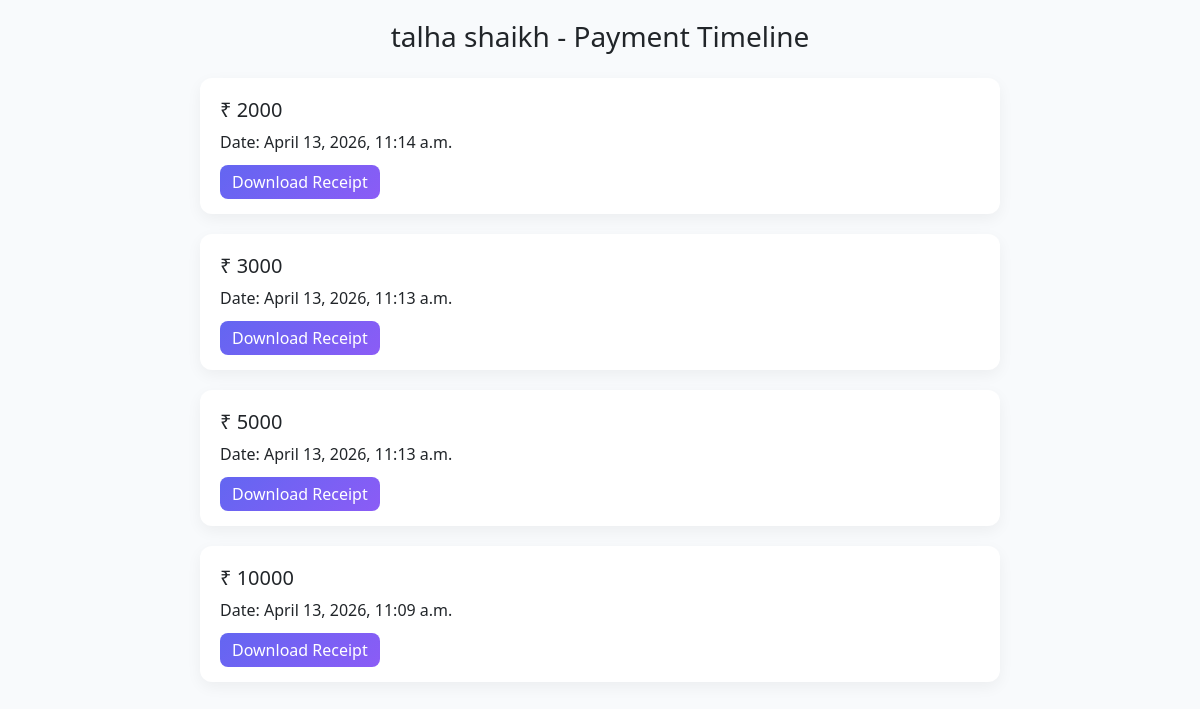
The app's page /payment-history/1/ with its own data.
### appname/models.py (models this page shows, shortened)
class Student(models.Model):
    FNAME = models.CharField(max_length=50)
    LNAME = models.CharField(max_length=50)
    BIRTHDAY = models.DateField(null=True, blank=True)
    GENDER = models.CharField(max_length=10, blank=True)
    EMAIL = models.EmailField(unique=False)
    PHONE = models.CharField(max_length=10, blank=True)
    ADDRESS = models.CharField(max_length=200, blank=True)
    CITY = models.CharField(max_length=50, blank=True)
    COLLEGENAME = models.CharField(max_length=100, blank=True)
    QUALIFICATION = models.CharField(max_length=50, blank=True, null=True)
    BRANCH = models.CharField(max_length=50, blank=True)
    PASSING_YEAR = models.CharField(max_length=10, blank=True)
    TECHNOLOGY = models.CharField(max_length=50, blank=True)
    STATUS_CHOICES = [
        ('visiting', 'visiting'),
        ('adjoining', 'Adjoining'),
        ('pending', 'Pending'),
        ('rejected', 'Rejected'),
    ]
    status = models.CharField(
        max_length=20,
        choices=STATUS_CHOICES,
        default='visiting'
    )
    visiting_at = models.DateTimeField(auto_now_add=True)
    joining_at = models.DateTimeField(null=True, blank=True)
    COURSE_CHOICES = [
        ('python', 'Python'),
        ('django', 'Django'),
        ('fullstack', 'Full Stack'),
    ]
    course = models.CharField(
        max_length=50,
        choices=COURSE_CHOICES,
        null=True,
        blank=True
    )
    total_fees = models.IntegerField(null=True, blank=True)
    paid_fees = models.IntegerField(default=0)
    remaining_fees = models.IntegerField(null=True, blank=True)

class Installment(models.Model):
    student = models.ForeignKey(Student, on_delete=models.CASCADE, related_name="installments")
    amount = models.IntegerField()
    payment_date = models.DateTimeField(auto_now_add=True)

### appname/views.py (the view)
# urls.py: path("payment-history/<int:id>/", views.payment_history, name="payment_history"),
def payment_history(request, id):
    student = get_object_or_404(Student, id=id)
    installments = student.installments.all().order_by("-payment_date")
    return render(request, "payment_history.html", {
        "student": student,
        "installments": installments
    })

### templates/payment_history.html (shortened to what this page needs)
<!DOCTYPE html>
<html>
<head>
    <link href="https://cdn.jsdelivr.net/npm/bootstrap@5.3.3/dist/css/bootstrap.min.css" rel="stylesheet">
</head>
<body>
    <div class="timeline">
        <h3 class="mb-4 text-center">
            {{ student.FNAME }} {{ student.LNAME }} - Payment Timeline
        </h3>
        {% for inst in installments %}
        <div class="timeline-item">
            <h5>₹ {{ inst.amount }}</h5>
            <p>Date: {{ inst.payment_date }}</p>
            <a href="{% url 'generate_receipt' inst.id %}" class="receipt-btn">
                Download Receipt
            </a>
        </div>
        {% empty %}
        <p>No payments yet.</p>
        {% endfor %}
    </div>
</body>
</html>

### templates/payment_history.html (style rules this page uses)
body { background: #f8fafc; font-family: "Segoe UI", sans-serif; min-height: 100vh; padding: 20px; }
.timeline { max-width: 800px; margin: 0 auto; }
.timeline-item { background: white; padding: 20px; border-radius: 12px; margin-bottom: 20px; box-shadow: 0 5px 15px rgba(0, 0, 0, 0.05); }
.receipt-btn { background: linear-gradient(135deg, #6366f1, #8b5cf6); color: white; border-radius: 8px; padding: 6px 12px; text-decoration: none; }

### records on screen
Student: FNAME "talha", LNAME "shaikh"
Installment: amount "2000", payment_date "April 13, 2026, 11:14 a.m."
Installment: amount "3000", payment_date "April 13, 2026, 11:13 a.m."
Installment: amount "5000", payment_date "April 13, 2026, 11:13 a.m."
Installment: amount "10000", payment_date "April 13, 2026, 11:09 a.m."
